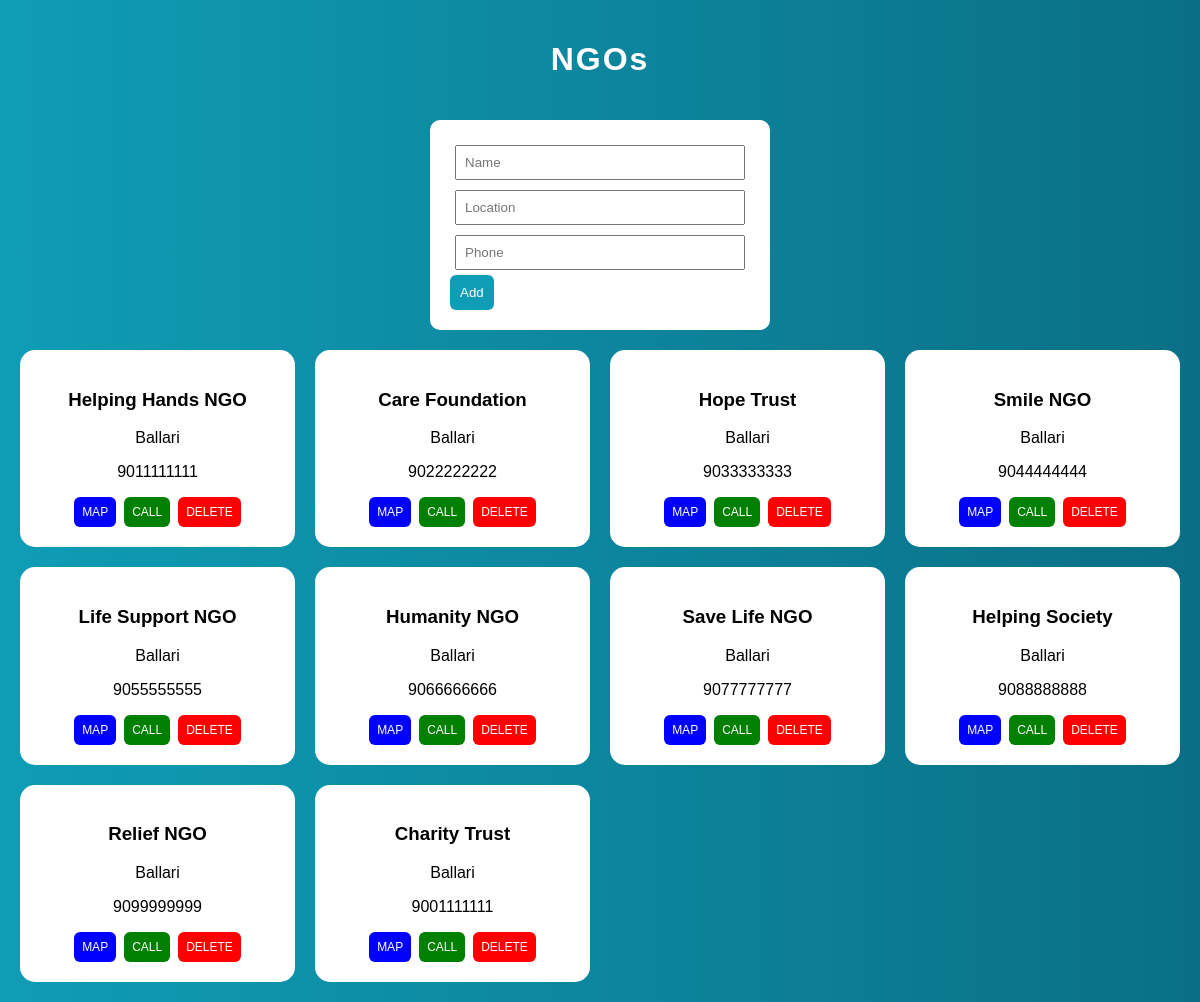
The app's page /ngos with its own data.
### tables this page shows
CREATE TABLE ngos (
        id INTEGER PRIMARY KEY AUTOINCREMENT,
        name TEXT,
        location TEXT,
        phone TEXT,
        map_link TEXT
    );

### app.py (the view)
@app.route("/ngos")
def ngos():
    conn = get_db()
    data = conn.execute("SELECT * FROM ngos").fetchall()
    conn.close()
    return render_template("hospitals.html", data=data, title="NGOs")

### app.py (called while the page is built)
def get_db():
    conn = sqlite3.connect("resources.db")
    conn.row_factory = sqlite3.Row
    return conn

### templates/hospitals.html (shortened to what this page needs)
<!DOCTYPE html>
<html>
<head>
</head>
<body>
<h1>{{ title }}</h1>
<div class="form">
    <form method="POST" action="/add_{{ title.lower().replace(' ', '') }}">
        <input name="name" placeholder="Name" required>
        <input name="location" placeholder="Location" required>
        <input name="phone" placeholder="Phone" required>
        <button>Add</button>
    </form>
</div>
<div class="container">
{% for h in data %}
<div class="card">
    <h3>{{ h.name }}</h3>
    <p>{{ h.location }}</p>
    <p>{{ h.phone }}</p>
    <div class="actions">
        <a class="map" href="https://www.google.com/maps/search/{{ h.name }}" target="_blank">MAP</a>
        <a class="call" href="tel:{{ h.phone }}">CALL</a>
        {% if title == "HOSPITALS" %}
        <a class="delete" href="/delete_hospital/{{ h.id }}">DELETE</a>
        {% elif title == "BLOOD BANKS" %}
        <a class="delete" href="/delete_bloodbank/{{ h.id }}">DELETE</a>
        {% else %}
        <a class="delete" href="/delete_ngo/{{ h.id }}">DELETE</a>
        {% endif %}
    </div>
</div>
{% endfor %}
</div>
</body>
</html>

### templates/hospitals.html (style rules this page uses)
body { font-family: Arial; margin: 0; background: linear-gradient(to right, #0f9db5, #0a6f86); color: white; }
h1 { text-align: center; padding: 20px; letter-spacing: 2px; }
.form { background: white; color: black; width: 300px; margin: auto; padding: 20px; border-radius: 10px; }
input { width: 90%; padding: 8px; margin: 5px; }
button { padding: 10px; background: #0f9db5; color: white; border: none; border-radius: 6px; }
.container { display: grid; grid-template-columns: repeat(auto-fit, minmax(250px, 1fr)); gap: 20px; padding: 20px; }
.card { background: white; color: black; padding: 20px; border-radius: 15px; text-align: center; }
.actions { display: flex; justify-content: center; gap: 8px; flex-wrap: wrap; margin-top: 10px; }
.actions a { text-decoration: none; padding: 8px; border-radius: 6px; color: white; font-size: 12px; }
.map { background: blue; }
.call { background: green; }
.delete { background: red; }

### records on screen
ngos: name "Helping Hands NGO", location "Ballari", phone "9011111111"
ngos: name "Care Foundation", location "Ballari", phone "9022222222"
ngos: name "Hope Trust", location "Ballari", phone "9033333333"
ngos: name "Smile NGO", location "Ballari", phone "9044444444"
ngos: name "Life Support NGO", location "Ballari", phone "9055555555"
ngos: name "Humanity NGO", location "Ballari", phone "9066666666"
ngos: name "Save Life NGO", location "Ballari", phone "9077777777"
ngos: name "Helping Society", location "Ballari", phone "9088888888"
ngos: name "Relief NGO", location "Ballari", phone "9099999999"
ngos: name "Charity Trust", location "Ballari", phone "9001111111"

### other values on screen
{{ title }} "NGOs"
